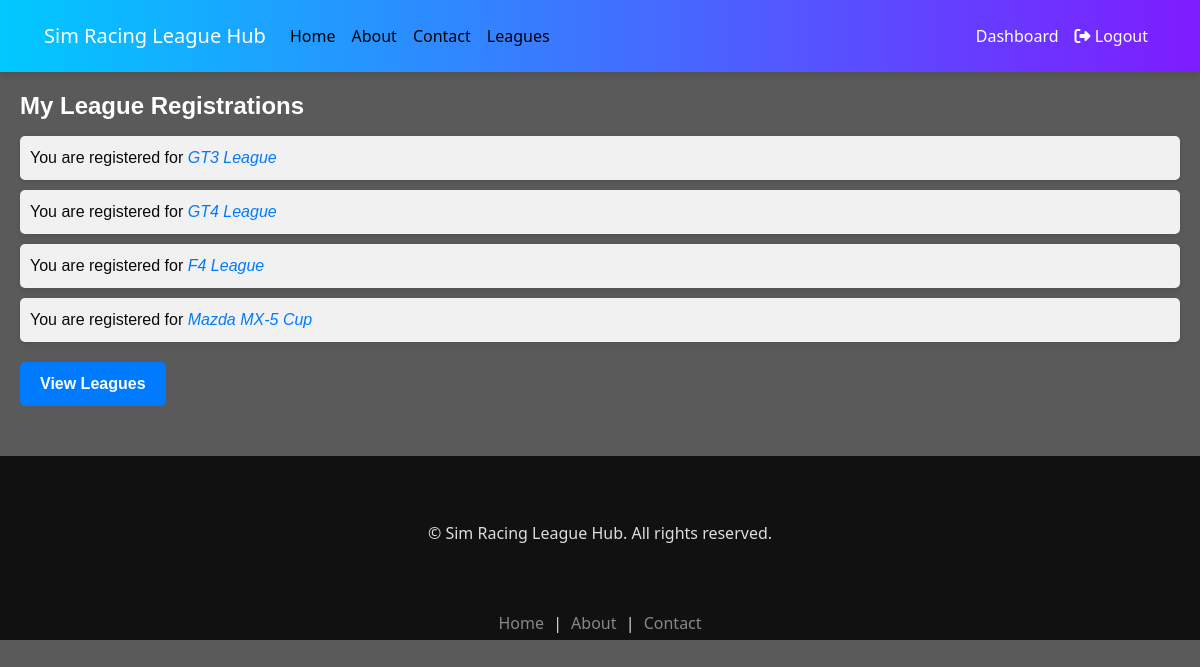
The app's page /users/racer/dashboard/ (signed in) with its own data.
### leagues/models.py (models this page shows, shortened)
class League(models.Model):
    title = models.CharField(max_length=100)
    cars = models.ManyToManyField('Car', related_name='leagues')
    race_day = models.CharField(max_length=78)
    race_time = models.TimeField(null=True, blank=True)
    created_on = models.DateTimeField(auto_now_add=True)
    image = models.ImageField(upload_to="leagues/", blank=True, null=True)
    max_participants = models.PositiveIntegerField(default=20)
    created_by = models.ForeignKey(
        settings.AUTH_USER_MODEL,
        on_delete=models.CASCADE,
        related_name='leagues_created',
        null=True,  # Only if you're adding this after leagues already exist
        blank=True
    )

### users/views.py (the view)
# urls.py: path('racer/dashboard/', views.racer_dashboard, name='racer_dashboard'),
@login_required
def racer_dashboard(request):
    if not request.user.is_racer():
        messages.error(request, "Racer access required to view this page.")
        return render(request, '403.html', {
            'error_message': 'Racer access required',
            'redirect_url': reverse_lazy('login')
        }, status=403)
    available_leagues = League.objects.exclude(
        leagueregistration__user=request.user
    )
    registered_leagues = request.user.joined_leagues.all()
    return render(request, 'users/racer/dashboard.html', {
        'available_leagues': available_leagues,
        'registered_leagues': registered_leagues,
    })

### users/models.py (called while the page is built)
    def is_racer(self):
        return self.role == 'racer'

    def is_league_admin(self):
        return self.role == 'admin'

    @property
    def joined_leagues(self):
        return League.objects.filter(leagueregistration__user=self)

### templates/users/racer/dashboard.html (shortened to what this page needs)
{% extends 'base.html' %}
{% block css %}
<link rel="stylesheet" href="/static/css/users.css">
{% endblock %}
{% block content %}
  <div class="container">
   <h3>My League Registrations</h3>
    <div class="recent-registrations">
      {% if registered_leagues %}
        <ul>
          {% for league in registered_leagues %}
            <li>
              You are registered for <em>{{ league.title }}</em>
            </li>
          {% endfor %}
        </ul>
      {% else %}
        <p>You haven't registered for any leagues yet.</p>
      {% endif %}
    </div>
    <div class="actions">
      <a href="{% url 'league_list' %}">View Leagues</a>
    </div>
  </div>
{% endblock %}

### static/css/base.css (style rules this page uses)
html, body { padding: 0; margin: 0; min-height: 100vh; color: rgb(255, 255, 255); font-size: 16px; height: 100%; }
body { background-color: rgb(90, 90, 90); }

### static/css/users.css (style rules this page uses)
.container { max-width: 1200px; margin: 0 auto; padding: 20px; font-family: Arial, sans-serif; color: #0a0a0a; }
h2, h3 { font-size: 24px; color: #ffffff; margin-bottom: 15px; font-weight: bold; }
.actions { margin-top: 20px; }
.actions a { display: inline-block; padding: 10px 20px; background-color: #007bff; color: #fff; font-weight: bold; text-decoration: none; border-radius: 5px; transition: background-color 0.3s ease; }
.recent-registrations ul { list-style-type: none; padding: 0; }
.recent-registrations li { margin-bottom: 10px; padding: 10px; background-color: #f1f1f1; border-radius: 5px; box-shadow: 0 2px 5px rgba(0, 0, 0, 0.1); }
.recent-registrations em { font-style: italic; color: #007bff; }

### records on screen
League: title "GT3 League"
League: title "GT4 League"
League: title "F4 League"
League: title "Mazda MX-5 Cup"
